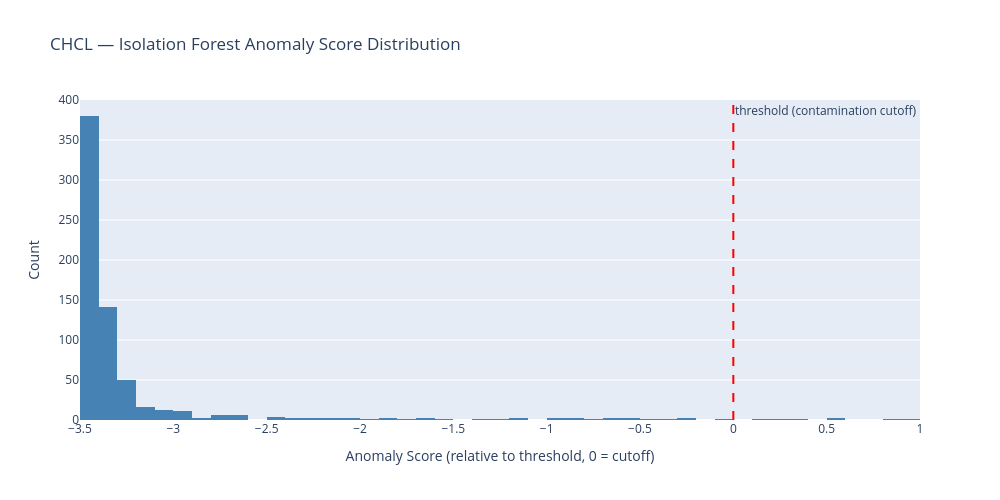

Notebook code for this chart:
### Code cell
### Isolation Forest — anomaly score distribution

scores_if = model_if.decision_function(X_if)  # >0 = anomaly, <0 = normal (already threshold-shifted)

fig = go.Figure()
fig.add_trace(go.Histogram(x=scores_if, nbinsx=50, marker_color="steelblue"))
fig.add_vline(x=0, line_dash="dash", line_color="red",
              annotation_text="threshold (contamination cutoff)")

fig.update_layout(
    title=f"{stock_name} — Isolation Forest Anomaly Score Distribution",
    xaxis_title="Anomaly Score (relative to threshold, 0 = cutoff)",
    yaxis_title="Count",
    width=1000,
    height=500,
)
fig.show()

below_threshold = scores_if[scores_if <= 0]
above_threshold = scores_if[scores_if > 0]
gap = above_threshold.min() - below_threshold.max() if len(below_threshold) and len(above_threshold) else None

print(f"Raw threshold (pre-shift, {model_if.contamination:.0%} contamination cutoff): {model_if.threshold:.4f}")
print(f"Score range (post-shift): [{scores_if.min():.4f}, {scores_if.max():.4f}]")
print(f"Flagged (score > 0): {(scores_if > 0).sum()} / {len(scores_if)}")
print(f"Highest 'normal' score:  {below_threshold.max():.4f}" if len(below_threshold) else "N/A")
print(f"Lowest 'anomaly' score:  {above_threshold.min():.4f}" if len(above_threshold) else "N/A")
print(f"Threshold gap:           {gap:.4f}" if gap is not None else "N/A")

### Figure 1 — Plotly figure (JSON) as saved in the notebook; plotly's stock layout.template omitted (floating-point values rounded to 4 significant figures; data arrays with more than 128 entries replaced by an {"elided": "..."} marker saying what was removed)
{"data": [{"marker": {"color": "steelblue"}, "nbinsx": 50, "type": "histogram", "x": {"elided": "674 float values"}}], "layout": {"annotations": [{"showarrow": false, "text": "threshold (contamination cutoff)", "x": 0, "xanchor": "left", "xref": "x", "y": 1, "yanchor": "top", "yref": "y domain"}], "height": 500, "shapes": [{"line": {"color": "red", "dash": "dash"}, "type": "line", "x0": 0, "x1": 0, "xref": "x", "y0": 0, "y1": 1, "yref": "y domain"}], "title": {"text": "CHCL — Isolation Forest Anomaly Score Distribution"}, "width": 1000, "xaxis": {"title": {"text": "Anomaly Score (relative to threshold, 0 = cutoff)"}}, "yaxis": {"title": {"text": "Count"}}}}
